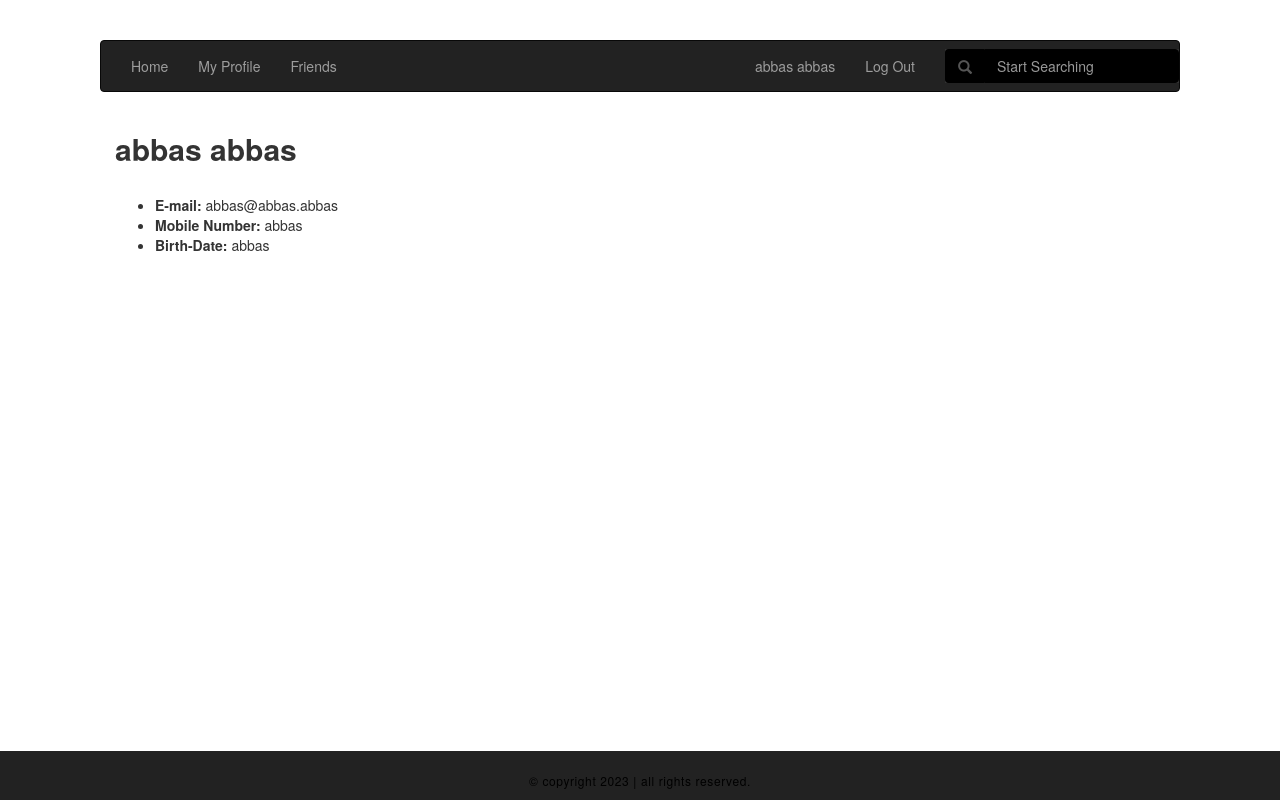
Screenshot of /abbas/ (signed in) with the database file from the repository.
### social_network/models.py (models this page shows)
class CustomUser(AbstractUser):
    friends = models.ManyToManyField('self')
    username = models.CharField(max_length=100, unique=True)
    password = models.CharField(max_length=100)
    email = models.CharField(max_length=100, unique=True)
    first_name = models.CharField(max_length=100)
    last_name = models.CharField(max_length=100)
    birth_date = models.CharField(max_length=10)
    gender = models.CharField(max_length=8)
    mobile_number = models.CharField(max_length=15)
    def __str__(self):
        return self.first_name + " " + self.last_name

### social_network/views.py (the view, shortened to what this page needs)
# urls.py: url(r'^(?P<username>[\w.@+-]+)/$', views.Profile.as_view(), name='profile'),
class Profile(View):
    profile = 'social_network/profile.html'
    myprofile = 'social_network/myprofile.html'
    def get(self, request, username):
        user = CustomUser.objects.get(username=username)
        if request.user == user:
            return render(request, self.myprofile, {'user': user})
        return render(request, self.profile, {'user': user})

### social_network/templates/social_network/myprofile.html (shortened to what this page needs)
<!DOCTYPE html>
<html lang="en">
<head>
<link rel="stylesheet" href="https://cdnjs.cloudflare.com/ajax/libs/font-awesome/4.7.0/css/font-awesome.min.css">
<link rel="stylesheet" href="https://maxcdn.bootstrapcdn.com/bootstrap/3.3.7/css/bootstrap.min.css">
<link rel="stylesheet" href="https://maxcdn.bootstrapcdn.com/bootstrap/3.3.7/css/bootstrap.min.css">
</head>
<body>
<nav class="navbar navbar-inverse">
  <div class="container-fluid">
    <ul class="nav navbar-nav">
      <li ><a href="/"> Home</a></li>
      <li><a href="/{{request.user.username}}">My Profile</a></li>
      <li><a href="/{{request.user.username}}/friends/">Friends</a></li>
    </ul>
      <ul class="nav navbar-nav navbar-right">
           <li><a href="/{{request.user.username}}">{{request.user}}</a></li>
        <li><a href="/logout/">Log Out</a></li>
      <form class="navbar-form navbar-right">
      <div class="form-group" style="background-color:#333;">
<div class="input-group" >
    <div class="input-group-addon" style="background-color:black;border-color:black;"><span class="glyphicon glyphicon-search"></span></div>
        <input type="text" class="form-control" placeholder="Start Searching" style="background-color:black;border-color:black;">
      </div>
      </div>
      </form>
            </ul>
  </div>
</nav>
<div class="container">
    <div class="card">
      <h2 class="card-title"><b>{{user}}</b></h4>
        <br>
        <ul>
         <li class="card-text" id='big_font'><b>E-mail: </b><span id='small_font'>{{user.email}}</span></li>
         <li class="card-text" id='big_font'><b>Mobile Number: </b><span id='small_font'>{{user.mobile_number}}</span></li>
            <li class="card-text" id='big_font'><b>Birth-Date: </b><span id='small_font'>{{user.birth_date}}</span></li>
</ul>
</div>
<div class="container-fluid" id="footer">
   <div>
     <p>
       &copy; copyright 2023 | all rights reserved.
     </p>
   </div>
 </div>
</div>
</body>
</html>

### social_network/templates/social_network/myprofile.html (style rules this page uses)
body { margin:40px 100px; }
#footer { background: #222; border-top: 1px solid #222; margin: 0; padding: 0; width: 100%; position: fixed; left: 0; bottom: 0; text-align: center; }
#footer > div { margin: 0 auto; padding: 10px 0 10px; overflow: hidden; text-align: center; width: 100%; }
#footer div p { color: #000; display: inline-block; font-size: 12px; letter-spacing: 0.05em; margin: 0; padding: 10px 0 0; text-align: center; }
#big_font { font-size: 16; }
#small_font { font-size: 14; }

### rows the page displays
CustomUser: user "abbas abbas", first_name+last_name "abbas abbas", email "abbas@abbas.abbas", mobile_number "abbas", birth_date "abbas"
